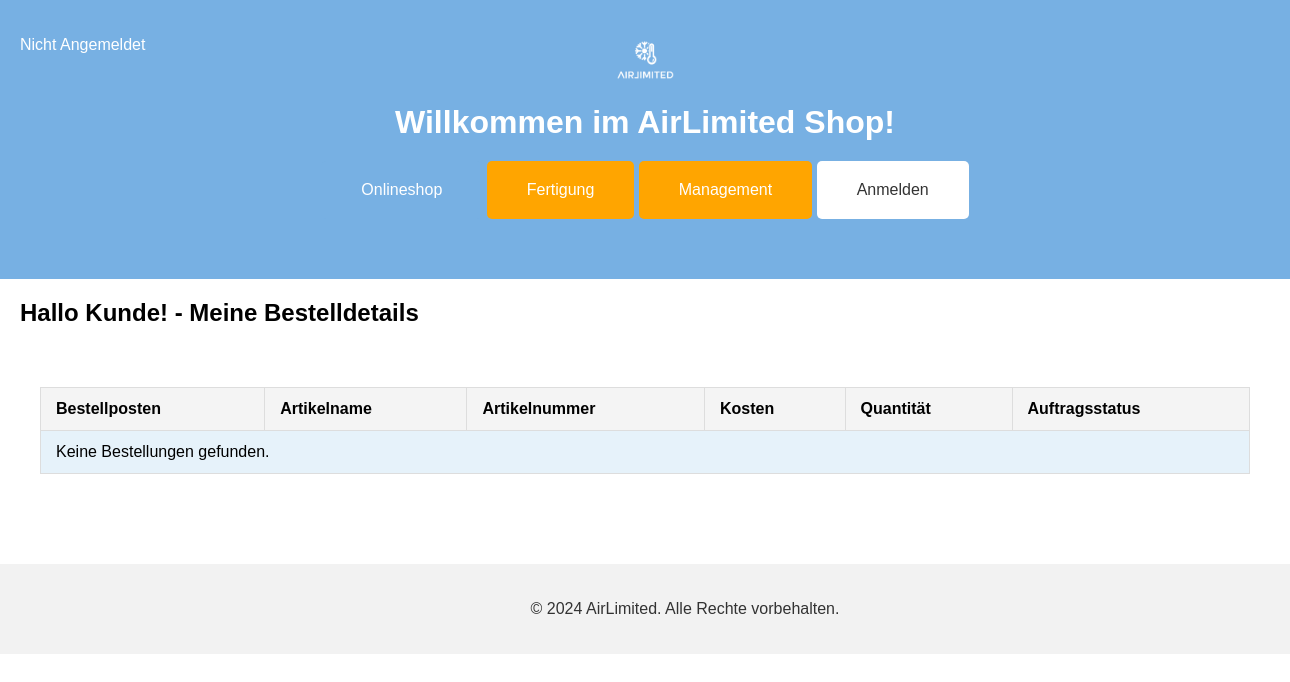
/bestelldetails.php?BestellNr=127, run on an earlier commit of the app's database.
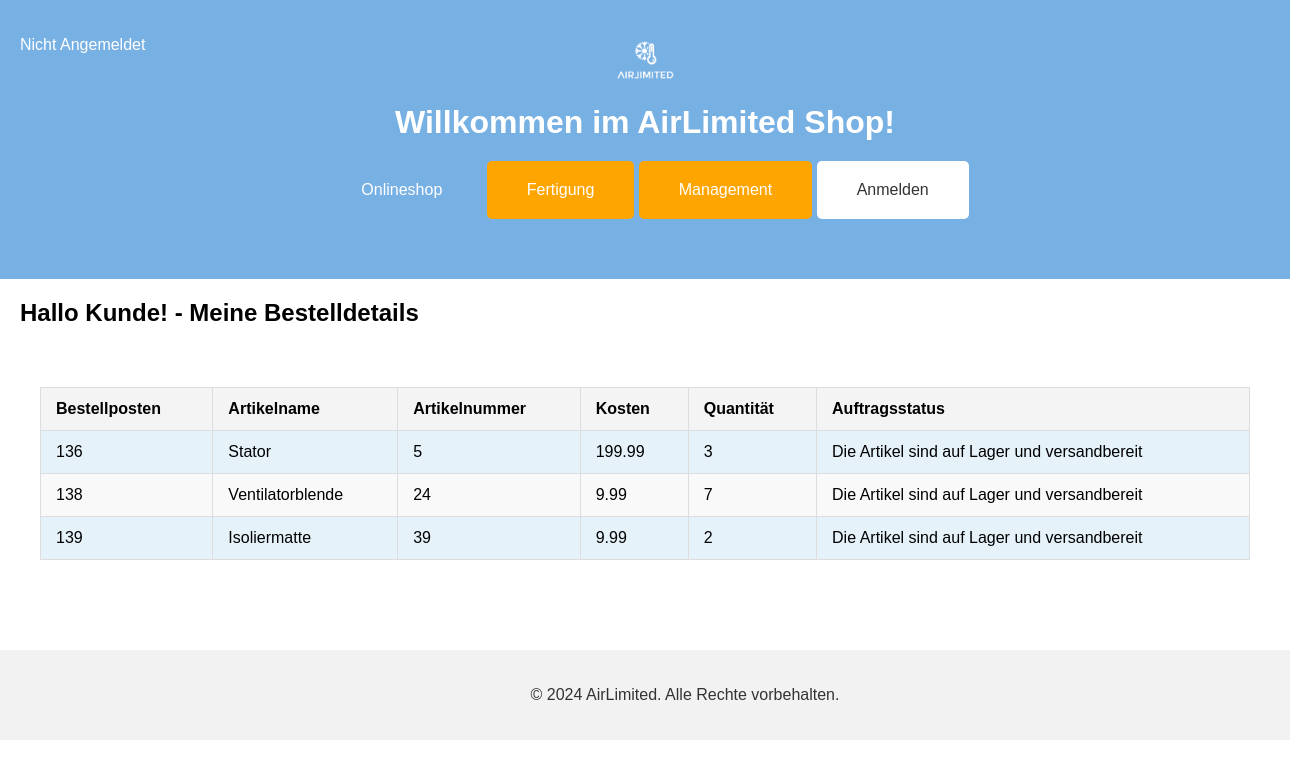
And on a later commit of the database.
### tables this page shows
CREATE TABLE IF NOT EXISTS `bestellposten` (
  `BestellNr` int(11) NOT NULL,
  `BestellpostenNr` int(11) NOT NULL AUTO_INCREMENT,
  `Quantität` int(11) NOT NULL,
  `SKUNr` int(11) NOT NULL,
  `versandbereit` tinyint(4) NOT NULL DEFAULT 0,
  PRIMARY KEY (`BestellpostenNr`,`BestellNr`) USING BTREE,
  KEY `SKUNr` (`SKUNr`),
  KEY `bestellposten_BestellNr` (`BestellNr`),
  CONSTRAINT `SKUNr` FOREIGN KEY (`SKUNr`) REFERENCES `sku` (`SKUNr`) ON DELETE NO ACTION ON UPDATE NO ACTION,
  CONSTRAINT `bestellposten_BestellNr` FOREIGN KEY (`BestellNr`) REFERENCES `bestellung` (`BestellNr`) ON DELETE NO ACTION ON UPDATE NO ACTION
);

CREATE TABLE IF NOT EXISTS `sku` (
  `SKUNr` int(11) NOT NULL AUTO_INCREMENT,
  `Name` varchar(20) NOT NULL,
  `Standardlosgroeße` int(11) NOT NULL DEFAULT 0,
  `Laenge` float DEFAULT NULL,
  `Breite` float DEFAULT NULL,
  `Hoehe` float DEFAULT NULL,
  `Gewicht` float DEFAULT NULL,
  `Beschreibung` varchar(200) DEFAULT NULL,
  `Preis` float DEFAULT NULL,
  `Foto` varchar(50) DEFAULT NULL,
  `Art` varchar(50) DEFAULT NULL,
  `Fertigungsanweisungen` varchar(50) DEFAULT NULL,
  `FertigungsNr` int(11) DEFAULT NULL,
  `LagerNr` int(11) DEFAULT NULL,
  PRIMARY KEY (`SKUNr`),
  KEY `FertigungsNr` (`FertigungsNr`),
  KEY `Lagerstandort` (`LagerNr`),
  CONSTRAINT `sku FertigungsNr` FOREIGN KEY (`FertigungsNr`) REFERENCES `fertigung` (`FertigungsNr`) ON DELETE NO ACTION ON UPDATE NO ACTION,
  CONSTRAINT `sku LagerNr` FOREIGN KEY (`LagerNr`) REFERENCES `lager` (`LagerNr`) ON DELETE NO ACTION ON UPDATE NO ACTION
);

### db_class.php (called while the page is built, shortened)
<?php
class DBConnector
{
	private $database = null;
	public function connect()
	{
		$this->database = mysqli_connect(DB_HOST, DB_USER, DB_PASSWORD) or die('Verbindung schlug fehl: '.mysqli_error($this->database));
		mysqli_select_db($this->database, DB_NAME) or die('Verbindung schlug fehl: '.mysqli_error($this->database));
		mysqli_query($this->database, "SET CHARSET 'utf8'") or die('Verbindung schlug fehl: '.mysqli_error($this->database));
		mysqli_query($this->database, "SET NAMES 'UTF8'") or die('Verbindung schlug fehl: '.mysqli_error($this->database));
	}
	static public function fetchEntity($QueryResult)
	{
		return mysqli_fetch_object($QueryResult);
	}
	static public function fetchEntityArray($QueryResult)
	{
		$result = array();
		while( $item = DBConnector::fetchEntity($QueryResult) )
			$result[] = $item;
		return $result;
	}
	public function query($Query)
	{
		$result = mysqli_query($this->database, $Query);
		return $result;
	}
	public function getEntityArray($Query)
	{
		$result = $this->query($Query);
		if( $result )
			return $this->fetchEntityArray($result);
		else
			return false;
	}
}
?>

### bestelldetails.php (the view, shortened to what this page needs)
<?php
if (isset($_SESSION['userType']) && isset($_SESSION['userID'])) {
    $userType = $_SESSION['userType'];
    $userID = $_SESSION['userID'];
    $userTypeText = "Angemeldet als: " . $userType . " ";
    $userIDText = $userID . "<br>";
} else {
    $userTypeText = "Nicht Angemeldet". "<br>";
}
require_once "db_class.php";
$DBServer   = 'localhost';
$DBHost     = 'airlimited';
$DBUser     = 'root';
$DBPassword = '';
$db = new DBConnector($DBServer, $DBHost, $DBUser, $DBPassword);
$db->connect();
if (isset($_GET['BestellNr'])) {
    $bestellnr = htmlspecialchars($_GET['BestellNr']);
} else {
    $bestellnr = 1;
}
$query = 'SELECT DISTINCT bestellposten.BestellpostenNr, sku.`Name`, bestellposten.SKUNr, sku.Preis, bestellposten.Quantität, auftrag.`Status`';
$query .= ' FROM bestellposten';
$query .= ' LEFT JOIN sku ON bestellposten.SKUNr = sku.SKUNr';
$query .= ' LEFT JOIN bestellung ON bestellposten.BestellNr = bestellung.BestellNr';
$query .= ' LEFT JOIN gehoert_zu ON bestellung.BestellNr = gehoert_zu.BestellNr';
$query .= ' LEFT JOIN auftrag ON gehoert_zu.AuftragsNr = auftrag.AuftragsNr';
$query .= ' WHERE bestellposten.BestellNr = ' . $bestellnr;
$result = $db->getEntityArray($query);
?>
<!DOCTYPE html>
<html lang="de">
<head>
    <link rel="stylesheet" href="styles.css">
</head>
<body>
<header>
    <div class="logo">
        <img src="logo.png" alt="AirLimited Logo">
    </div>
    <h1>Willkommen im AirLimited Shop!</h1>
    <nav>
        <button onclick="window.location.href='onlineshop.php'">Onlineshop</button>
        <button onclick="window.location.href='fertigung.php'" class="fertigung-btn">Fertigung</button>
        <button onclick="window.location.href='management.php'" class="management-btn">Management</button>
        <button onclick="window.location.href='index.php'" class="login-btn">Anmelden</button>
    </nav>
    <div class="meine-logindaten">
        <p>
            <?php
                echo $userTypeText;
            ?>
        </p>
    </div>
</header>
<h2> Hallo Kunde! - Meine Bestelldetails </h2>
<main>
    <table>
        <thead>
            <tr>
                <th>Bestellposten</th>
                <th>Artikelname</th>
                <th>Artikelnummer</th>
                <th>Kosten</th>
                <th>Quantität</th>
                <th>Auftragsstatus</th>
            </tr>
        </thead>
        <tbody>
            <?php
            if ($result) {
                foreach ($result as $bestellposten) {
                    echo '<tr>';
                    echo '<td>' . $bestellposten->BestellpostenNr . '</td>';
                    echo '<td>' . $bestellposten->Name. '</td>';
                    echo '<td>' . $bestellposten->SKUNr. '</td>';
                    echo '<td>' . $bestellposten->Preis . '</td>';
                    echo '<td>' . $bestellposten->Quantität . '</td>';
                    echo '<td>' . (!empty($bestellposten->Status) ? $bestellposten->Status : 'Die Artikel sind auf Lager und versandbereit') . '</td>';
                    echo '</tr>';
                }
            } else {
                echo '<tr><td colspan="6">Keine Bestellungen gefunden.</td></tr>';
            }
            ?>
        </tbody>
    </table>
</main>
<footer>
    <p>&copy; 2024 AirLimited. Alle Rechte vorbehalten.</p>
</footer>
</body>
</html>

### styles.css (style rules this page uses)
body { font-family: Arial, sans-serif; margin: 0; padding: 0; }
header { background-color: #77b0e3; color: white; padding: 40px; display: flex; flex-direction: column; align-items: center; }
header h1 { margin: 0; margin-top: 20px; }
h2 { text-align: left; margin-left: 20px; margin-top: 20px; margin-bottom: 20px; }
.logo img { height: 40px; }
nav { margin-top: 20px; }
nav button { margin-bottom: 20px; background-color: #77b0e3; border: none; color: white; padding: 20px 40px; text-align: center; text-decoration: none; display: inline-block; font-size: 16px; cursor: pointer; border-radius: 5px; }
.login-btn { background-color: white; color: #333; }
.management-btn, .fertigung-btn { background-color: #ffa500; }
.meine-logindaten { position: absolute; top: 20px; left: 20px; }
.meine-logindaten p { color: white; text-align: left; text-decoration: none; font-size: 16px; }
main { padding: 40px; }
footer { background-color: #f2f2f2; color: #333; padding: 20px 40px; position: relative; bottom: 0; width: 100%; text-align: center; margin-top: 50px; }
table { width: 100%; border-collapse: collapse; }
th, td { padding: 12px 15px; text-align: left; border: 1px solid #ddd; }
th { background-color: #f4f4f4; }
tr:nth-child(even) { background-color: #f9f9f9; }
tr:nth-child(odd) { background-color: #e6f2fa; }

What changed in the data, as far as the page shows it:
added bestellposten: BestellpostenNr "136", SKUNr.Name "Stator", SKUNr "5", SKUNr.Preis "199.99", Quantität "3"
added bestellposten: BestellpostenNr "138", SKUNr.Name "Ventilatorblende", SKUNr "24", SKUNr.Preis "9.99", Quantität "7"
added bestellposten: BestellpostenNr "139", SKUNr.Name "Isoliermatte", SKUNr "39", SKUNr.Preis "9.99", Quantität "2"
Also different on the page:
text no longer shown: "Keine Bestellungen gefunden."
